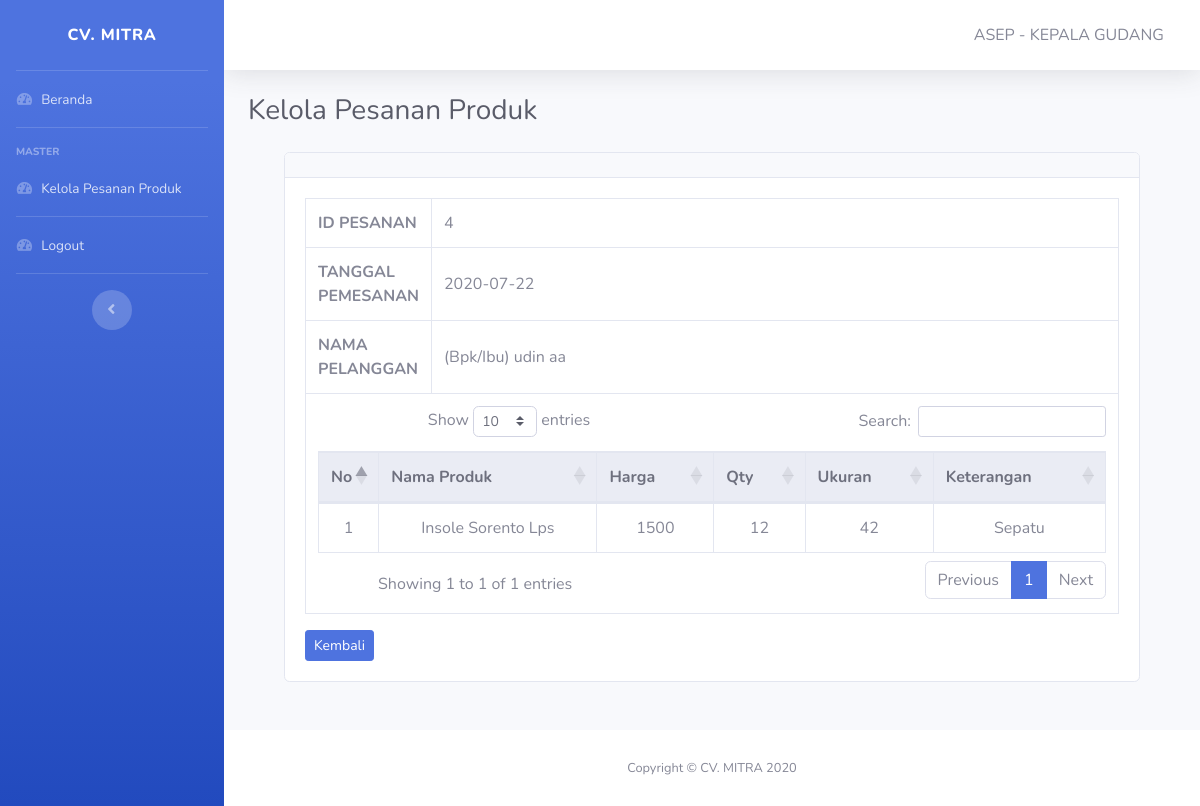
Screenshot of /pages/marketing/detail-pesanproduk.php?id=4 (signed in) with the database file from the repository.
### tables this page shows
CREATE TABLE IF NOT EXISTS `pesanproduk` (
  `id_pesanproduk` int(11) NOT NULL,
  `tanggal_pemesanan` date NOT NULL,
  `nama_customer` varchar(20) NOT NULL,
  `id_user` int(11) NOT NULL,
  PRIMARY KEY (`id_pesanproduk`),
  KEY `id_user` (`id_user`),
  CONSTRAINT `pesanproduk_ibfk_1` FOREIGN KEY (`id_user`) REFERENCES `user` (`id_user`)
);

CREATE TABLE IF NOT EXISTS `detail_pesanproduk` (
  `id_detail_pesanproduk` int(11) NOT NULL AUTO_INCREMENT,
  `qty` int(11) NOT NULL,
  `ukuran` int(11) NOT NULL,
  `keterangan` varchar(30) NOT NULL,
  `id_pesanproduk` int(11) NOT NULL,
  `id_produk` varchar(10) NOT NULL,
  PRIMARY KEY (`id_detail_pesanproduk`),
  KEY `id_pesanproduk` (`id_pesanproduk`),
  KEY `id_produk` (`id_produk`),
  CONSTRAINT `detail_pesanproduk_ibfk_1` FOREIGN KEY (`id_pesanproduk`) REFERENCES `pesanproduk` (`id_pesanproduk`),
  CONSTRAINT `detail_pesanproduk_ibfk_2` FOREIGN KEY (`id_produk`) REFERENCES `produk` (`id_produk`)
);

CREATE TABLE IF NOT EXISTS `produk` (
  `id_produk` varchar(10) NOT NULL,
  `nama_produk` varchar(20) NOT NULL,
  `satuan_produk` varchar(10) NOT NULL,
  `harga` int(11) NOT NULL,
  PRIMARY KEY (`id_produk`)
);

### pages/marketing/detail-pesanproduk.php (the view, shortened to what this page needs)
<!DOCTYPE html>
<html lang="en">
<head>
    <?php include '../../layout/header.php' ?>
</head>
<body id="page-top">
    <div id="wrapper">
        <?php include '../../layout/sidebar-marketing.php' ?>
        <div id="content-wrapper" class="d-flex flex-column">
            <div id="content">
                <?php include '../../layout/topbar.php' ?>
                <div class="container-fluid">
                    <div class="d-sm-flex align-items-center justify-content-between mb-4">
                        <h1 class="h3 mb-0 text-gray-800">Kelola Pesanan Produk</h1>
                    </div>
                    <div class="container row-12">
                        <div class="col">
                            <div class="card mb-5">
                                <div class="card-header">
                                </div>
                                <div class="card-body">
                                    <table class="table table-responsive-lg table-bordered">
                                        <?php
                                        include "../../koneksi.php";
                                        $id = $_GET['id'];
                                        $data = mysqli_query($koneksi, "SELECT p.id_pesanproduk,p.tanggal_pemesanan,p.nama_customer FROM pesanproduk p JOIN detail_pesanproduk dp WHERE p.id_pesanproduk = dp.id_pesanproduk AND p.id_pesanproduk = $id ORDER BY p.id_pesanproduk ASC");
                                        if (!$data) {
                                            ?>
                                            <tr>
                                                <td colspan="3" class="text-center font-weight-bold">Data Kosong</td>
                                            </tr>
                                            <?php
                                            } else {
                                                while ($item = mysqli_fetch_array($data)) {
                                                    ?>
                                                <tr>
                                                    <th width=5%>ID PESANAN</th>
                                                    <td class="align-middle"><?php echo $item['id_pesanproduk']; ?></td>
                                                </tr>
                                                <tr>
                                                    <th>TANGGAL PEMESANAN</th>
                                                    <td class="align-middle"><?php echo $item['tanggal_pemesanan']; ?></td>
                                                </tr>
                                                <tr>
                                                    <th>NAMA PELANGGAN</th>
                                                    <td class="align-middle">(Bpk/Ibu) <?php echo $item['nama_customer']; ?></td>
                                                </tr>
                                                <tr>
                                                    <td class="text-center" colspan="2">
                                                        <table class="table table-responsive-lg table-hover table-bordered" id="Table">
                                                            <thead class="thead-light text-center">
                                                                <tr>
                                                                    <th width=6% class="align-middle">No</th>
                                                                    <th>Nama Produk</th>
                                                                    <th>Harga</th>
                                                                    <th>Qty</th>
                                                                    <th>Ukuran</th>
                                                                    <th>Keterangan</th>
                                                                </tr>
                                                            </thead>
                                                            <tbody>
                                                                <?php
                                                                        $no = 1;
                                                                        $data = mysqli_query($koneksi, "SELECT * FROM produk p JOIN detail_pesanproduk dp WHERE p.id_produk = dp.id_produk AND p.id_produk = dp.id_produk AND id_pesanproduk = $id");
                                                                        if (!$data) {
                                                                            ?>
                                                                    <tr>
                                                                        <td colspan="3" class="text-center font-weight-bold">Data Kosong</td>
                                                                    </tr>
                                                                    <?php
                                                                            } else {
                                                                                while ($item = mysqli_fetch_array($data)) {
                                                                                    ?>
                                                                        <tr>
                                                                            <td class="text-center align-middle"><?php echo $no++; ?></td>
                                                                            <td class="align-middle"><?php echo $item['nama_produk']; ?></td>
                                                                            <td class="align-middle"><?php echo $item['harga']; ?></td>
                                                                            <td class="align-middle"><?php echo $item['qty']; ?></td>
                                                                            <td class="align-middle"><?php echo $item['ukuran']; ?></td>
                                                                            <td class="align-middle"><?php echo $item['keterangan']; ?></td>
                                                                        </tr>
                                                                <?php
                                                                            }
                                                                        }
                                                                        ?>
                                                            </tbody>
                                                        </table>
                                                    </td>
                                                </tr>
                                        <?php
                                            }
                                        }
                                        ?>
                                    </table>
                                    <div class="nav-item">
                                        <a href="kelola-pesanproduk.php" class="btn btn-sm btn-primary">Kembali</a>
                                    </div>
                                </div>
                            </div>
                        </div>
                    </div>
                </div>
            </div>
            <?php include '../../layout/footer.php' ?>
        </div>
    </div>
</body>
</html>

### rows the page displays
pesanproduk: id_pesanproduk "4", tanggal_pemesanan "2020-07-22", nama_customer "udin aa"
detail_pesanproduk: id_produk.nama_produk "Insole Sorento Lps", id_produk.harga "1500", qty "12", ukuran "42", keterangan "Sepatu"

### other values shown
$_SESSION['nama'] "ASEP"
$_SESSION['jabatan'] "KEPALA GUDANG"
